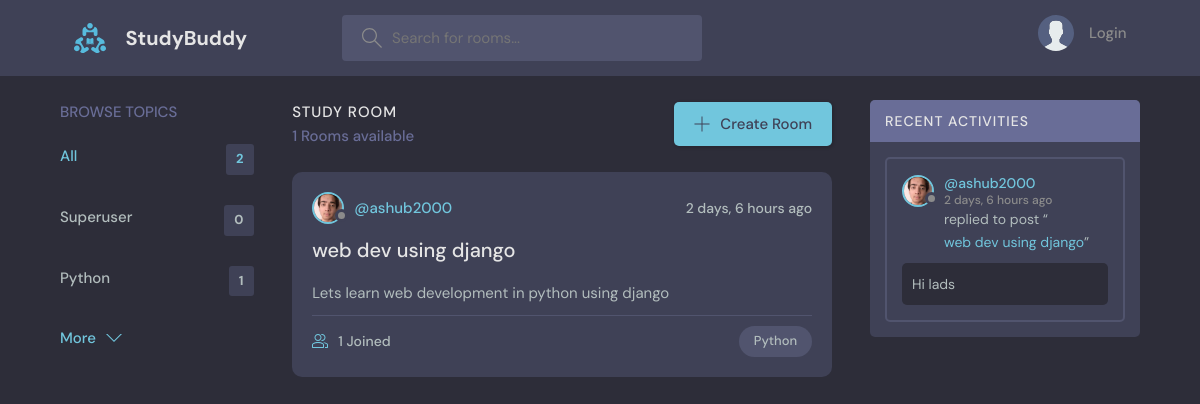
The app's page /, older data.
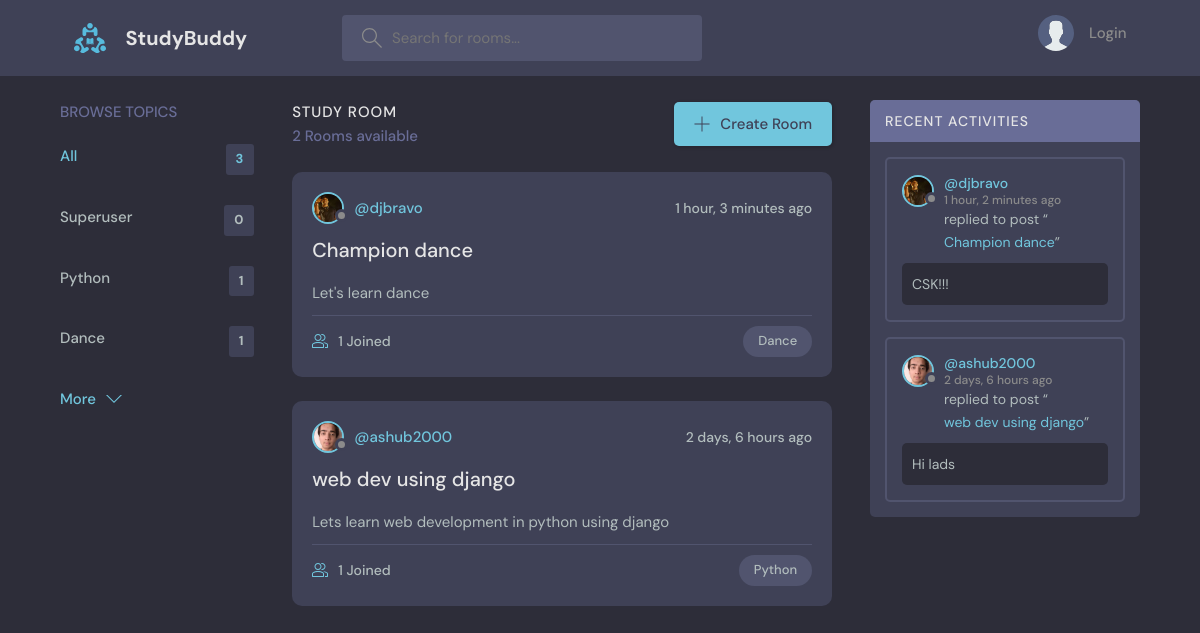
The same page, newer data.
### base/models.py (models this page shows, shortened)
class Topic(models.Model):
    name = models.CharField(max_length=200)

class Room(models.Model):
    host = models.ForeignKey(User, on_delete=models.SET_NULL, null=True)
    topic = models.ForeignKey(Topic,on_delete=models.SET_NULL, null=True)
    name = models.CharField(max_length=200)
    description = models.TextField(null=True, blank=True)
    participants = models.ManyToManyField(User, related_name='participants', blank=True)
    updated = models.DateTimeField(auto_now=True)
    created = models.DateTimeField(auto_now_add=True)
    class Meta:
        ordering = ['-updated', '-created']
    def __str__(self):
        return self.name

class User(AbstractUser):
    name = models.CharField(max_length=200, null=True)
    email = models.EmailField(unique=True, null=True)
    bio = models.TextField(null=True)
    avatar = models.ImageField(null=True, default="avatar.svg")
    USERNAME_FIELD = 'email'
    REQUIRED_FIELDS = ['username']

class Message(models.Model):
    user = models.ForeignKey(User, on_delete=models.CASCADE)
    room = models.ForeignKey(Room, on_delete=models.CASCADE)
    body = models.TextField()
    updated = models.DateTimeField(auto_now=True)
    created = models.DateTimeField(auto_now_add=True)
    class Meta:
        ordering = ['-updated', '-created']

### base/views.py (the view)
# urls.py: path('', views.home, name='home'),
def home(request):
    q = request.GET.get('q') if request.GET.get('q') else ''
    rooms = Room.objects.filter(
        Q(topic__name__icontains=q) |
        Q(name__icontains=q) |
        Q(host__username__icontains=q)
    )
    topics = Topic.objects.all()[0:5]
    room_count = rooms.count()
    room_messages = Message.objects.filter(room__topic__name__icontains=q)
    context = {'rooms':rooms, 'topics': topics, 'room_count': room_count, 'room_messages': room_messages}
    return render(request, 'base/home.html', context)

### base/templates/base/home.html (shortened to what this page needs)
  {% extends 'main.html' %}
  {% block content %}
    <main class="layout layout--3">
      <div class="container">
        {% include 'base/topics_component.html' %}
        <div class="roomList">
          <div class="roomList__header">
            <div>
              <h2>Study Room</h2>
              <p>{{room_count}} Rooms available</p>
            </div>
            <a class="btn btn--main" href="{% url 'create-room' %}">
              <svg version="1.1" xmlns="http://www.w3.org/2000/svg" width="32" height="32" viewBox="0 0 32 32">
                <title>add</title>
                <path
                  d="M16.943 0.943h-1.885v14.115h-14.115v1.885h14.115v14.115h1.885v-14.115h14.115v-1.885h-14.115v-14.115z"
                ></path>
              </svg>
              Create Room
            </a>
          </div>
          {% include 'base/rooms_component.html' %}
        </div>
        {% include 'base/activity_feed_component.html' %}
      </div>
    </main>
{% endblock %}

### base/templates/base/topics_component.html (shortened to what this page needs)
<div class="topics">
    <div class="topics__header">
      <h2>Browse Topics</h2>
    </div>
    <ul class="topics__list">
      <li>
        <a href="{% url 'home' %}" class="active">All <span>{{topics.count}}</span></a>
      </li>
      {% for topic in topics %}
      <li>
        <a href="{% url 'home' %}?q={{topic.name}}">{{topic.name}} <span>{{topic.room_set.all.count}}</span> </a>
      </li>
      {% endfor %}
    </ul>
    <a class="btn btn--link" href="{% url 'topics' %}">
      More
      <svg version="1.1" xmlns="http://www.w3.org/2000/svg" width="32" height="32" viewBox="0 0 32 32">
        <title>chevron-down</title>
        <path d="M16 21l-13-13h-3l16 16 16-16h-3l-13 13z"></path>
      </svg>
    </a>
  </div>

### base/templates/base/rooms_component.html (shortened to what this page needs)
{% for room in rooms %}
<div class="roomListRoom">
    <div class="roomListRoom__header">
      <a href="{% url 'profile' room.host.id %}" class="roomListRoom__author">
        <div class="avatar avatar--small">
          <img src="{{room.host.avatar.url}}" />
        </div>
        <span>@{{room.host.username}}</span>
      </a>
      <div class="roomListRoom__actions">
        <span>{{room.created|timesince}} ago</span>
      </div>
    </div>
    <div class="roomListRoom__content">
        <a href="{% url 'room' room.id %}">{{room.name}}</a>
      <p>
        {{room.description}}
      </p>
    </div>
    <div class="roomListRoom__meta">
      <a href="{% url 'room' room.id %}" class="roomListRoom__joined">
        {{room.participants.all.count}} Joined
      </a>
      <p class="roomListRoom__topic">{{room.topic.name}}</p>
    </div>
</div>
{% endfor %}

### base/templates/base/activity_feed_component.html (shortened to what this page needs)
<div class="activities">
          <div class="activities__header">
            <h2>Recent Activities</h2>
          </div>
          {% for message in room_messages %}
          <div class="activities__box">
            <div class="activities__boxHeader roomListRoom__header">
              <a href="{% url 'profile' message.user.id %}" class="roomListRoom__author">
                <div class="avatar avatar--small">
                  <img src="{{message.user.avatar.url}}" />
                </div>
                <p>
                    @{{message.user.username}}
                  <span>{{message.created|timesince}} ago</span>
                </p>
              </a>
            </div>
            <div class="activities__boxContent">
              <p>replied to post “<a href="{% url 'room' message.room.id %}">{{message.room}}</a>”</p>
              <div class="activities__boxRoomContent">
                {{message.body}}
              </div>
            </div>
          </div>
          {% endfor %}
        </div>

Row changes from the older to the newer data that the page shows:
added Topic: name "Dance", room_set.all.count "1"
added Room: host.avatar (picture), host.username "djbravo", created "1 hour, 3 minutes", name "Champion dance", description "Let's learn dance", participants.all.count "1", topic.name "Dance"
added Message: user.avatar (picture), user.username "djbravo", created "1 hour, 2 minutes", room "Champion dance", body "CSK!!!"
Text that changed along with them:
{{ topics.count }}: "2" → "3"
{{ room_count }}: "1" → "2"
